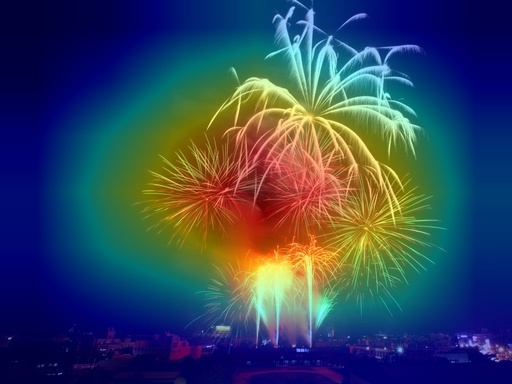
#> input picture backend/ml/artifacts/gradcam/gradcam_example.jpg, 512 x 384 px
$ python -i features.py   (imports and definitions only)   (older library calls are emulated)
#> lines starting #> are read from the running program, lines starting #| are printed output that depends on the picture
#> further down, picture is the input picture: shape (384, 512, 3); mean B, G, R 92.7, 68.7, 52
import cv2
import numpy as np


FEATURE_NAMES = [
    "brightness",
    "contrast",
    "sharpness",
    "noise_level",
    "entropy",
    "saturation",
    "dark_pixel_ratio",
    "bright_pixel_ratio",
]


def extract_features(
    image,
):
    """
    Extract interpretable image-quality
    features using OpenCV.

    Input:
        BGR uint8 image

    Output:
        numpy array of shape (8,)
    """

    gray = cv2.cvtColor(
        image,
        cv2.COLOR_BGR2GRAY,
    )
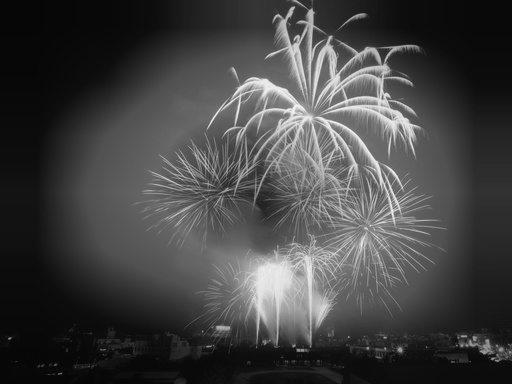
#> gray: shape (384, 512); min 6, max 243, mean 66.4

    # Brightness
    brightness = (
        float(
            np.mean(gray)
        )
        / 255.0
    )
#> brightness = 0.261

    # Contrast
    contrast = (
        float(
            np.std(gray)
        )
        / 255.0
    )
#> contrast = 0.206

    # Sharpness

    laplacian = cv2.Laplacian(
        gray,
        cv2.CV_64F,
    )
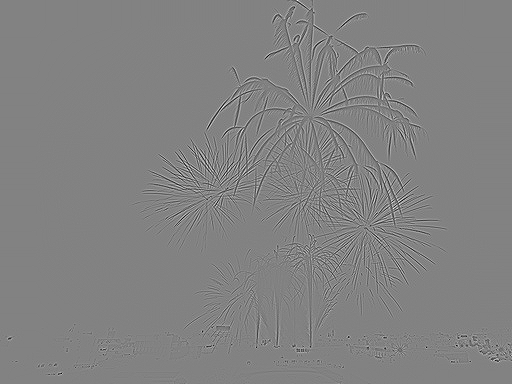
#> laplacian: shape (384, 512) float64; min -292, max 279, mean 0; drawn with min black and max white

    sharpness_raw = float(
        laplacian.var()
    )
#> sharpness_raw = 906.8

    sharpness = np.log1p(
        max(
            sharpness_raw,
            0.0,
        )
    )
#> sharpness = 6.81

    # Noise estimate

    smooth = cv2.GaussianBlur(
        gray,
        (5, 5),
        0,
    )

    residual = (
        gray.astype(
            np.float32
        )
        - smooth.astype(
            np.float32
        )
    )
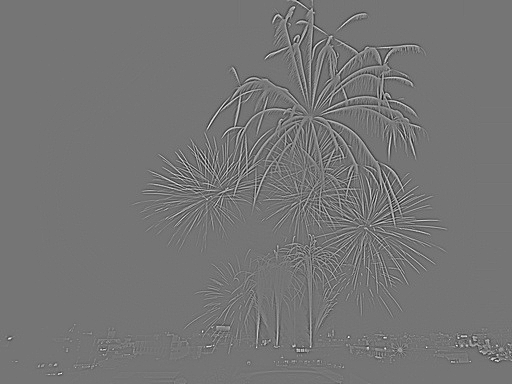
#> residual: shape (384, 512) float32; min -62, max 73, mean 0; drawn with min black and max white

    noise_level = float(
        np.std(residual)
        / 255.0
    )
#> noise_level = 0.0309


    # Entropy
    histogram = cv2.calcHist(
        [gray],
        [0],
        None,
        [256],
        [0, 256],
    ).flatten()
#> histogram = 256 values, max 7160 at index 12, min 0 at index 0, mean 768

    histogram = (
        histogram
        / (
            histogram.sum()
            + 1e-8
        )
    )
#> histogram = 256 values, max 0.0364 at index 12, min 0 at index 0, mean 0.00391

    valid = histogram > 0

    entropy = float(
        -np.sum(
            histogram[valid]
            * np.log2(
                histogram[valid]
            )
        )
        / 8.0
    )
#> entropy = 0.898

    # Saturation
    hsv = cv2.cvtColor(
        image,
        cv2.COLOR_BGR2HSV,
    )
#> hsv: shape (384, 512, 3); mean H, S, V 86.1, 218, 125.6

    saturation = float(
        np.mean(
            hsv[:, :, 1]
        )
        / 255.0
    )
#> saturation = 0.855

    # Dark pixel ratio
    dark_pixel_ratio = float(
        np.mean(
            gray <= 20
        )
    )
#> dark_pixel_ratio = 0.272

    # Bright pixel ratio

    bright_pixel_ratio = float(
        np.mean(
            gray >= 235
        )
    )
#> bright_pixel_ratio = 0.000936

    return np.array(
        [
            brightness,
            contrast,
            sharpness,
            noise_level,
            entropy,
            saturation,
            dark_pixel_ratio,
            bright_pixel_ratio,
        ],
        dtype=np.float32,
    )

>>> import cv2
>>> picture = cv2.imread('artifacts/gradcam/gradcam_example.jpg')
>>> result = extract_features(picture)
#> result = [0.261, 0.206, 6.81, 0.0309, 0.898, 0.855, 0.272, 0.000936]
